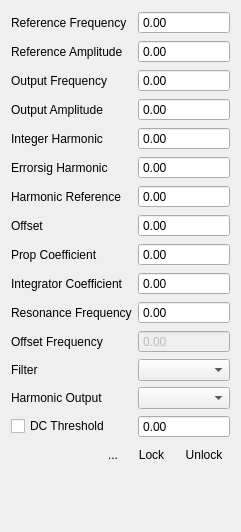
<?xml version="1.0" encoding="UTF-8"?>
<ui version="4.0">
 <class>Form</class>
 <widget class="QWidget" name="Form">
  <property name="geometry">
   <rect>
    <x>0</x>
    <y>0</y>
    <width>241</width>
    <height>532</height>
   </rect>
  </property>
  <property name="windowTitle">
   <string>Form</string>
  </property>
  <layout class="QGridLayout" name="gridLayout">
   <item row="11" column="1">
    <widget class="MagnitudeSpinBox" name="magResonanceFreq">
     <property name="sizePolicy">
      <sizepolicy hsizetype="MinimumExpanding" vsizetype="Fixed">
       <horstretch>0</horstretch>
       <verstretch>0</verstretch>
      </sizepolicy>
     </property>
     <property name="buttonSymbols">
      <enum>QAbstractSpinBox::NoButtons</enum>
     </property>
    </widget>
   </item>
   <item row="10" column="1">
    <widget class="MagnitudeSpinBox" name="magICoeff">
     <property name="sizePolicy">
      <sizepolicy hsizetype="MinimumExpanding" vsizetype="Fixed">
       <horstretch>0</horstretch>
       <verstretch>0</verstretch>
      </sizepolicy>
     </property>
     <property name="buttonSymbols">
      <enum>QAbstractSpinBox::NoButtons</enum>
     </property>
    </widget>
   </item>
   <item row="3" column="0">
    <widget class="QLabel" name="label_2">
     <property name="text">
      <string>Output Frequency</string>
     </property>
     <property name="buddy">
      <cstring>magOutputFreq</cstring>
     </property>
    </widget>
   </item>
   <item row="4" column="0">
    <widget class="QLabel" name="label_5">
     <property name="text">
      <string>Output Amplitude</string>
     </property>
     <property name="buddy">
      <cstring>magOutputAmpl</cstring>
     </property>
    </widget>
   </item>
   <item row="3" column="1">
    <widget class="MagnitudeSpinBox" name="magOutputFreq">
     <property name="sizePolicy">
      <sizepolicy hsizetype="MinimumExpanding" vsizetype="Fixed">
       <horstretch>0</horstretch>
       <verstretch>0</verstretch>
      </sizepolicy>
     </property>
     <property name="buttonSymbols">
      <enum>QAbstractSpinBox::NoButtons</enum>
     </property>
    </widget>
   </item>
   <item row="4" column="1">
    <widget class="MagnitudeSpinBox" name="magOutputAmpl">
     <property name="sizePolicy">
      <sizepolicy hsizetype="MinimumExpanding" vsizetype="Fixed">
       <horstretch>0</horstretch>
       <verstretch>0</verstretch>
      </sizepolicy>
     </property>
     <property name="buttonSymbols">
      <enum>QAbstractSpinBox::NoButtons</enum>
     </property>
    </widget>
   </item>
   <item row="17" column="0">
    <spacer name="verticalSpacer">
     <property name="orientation">
      <enum>Qt::Vertical</enum>
     </property>
     <property name="sizeHint" stdset="0">
      <size>
       <width>20</width>
       <height>40</height>
      </size>
     </property>
    </spacer>
   </item>
   <item row="9" column="0">
    <widget class="QLabel" name="label_6">
     <property name="text">
      <string>Prop Coefficient</string>
     </property>
     <property name="buddy">
      <cstring>magPCoeff</cstring>
     </property>
    </widget>
   </item>
   <item row="16" column="0" colspan="2">
    <layout class="QHBoxLayout" name="horizontalLayout">
     <item>
      <spacer name="horizontalSpacer">
       <property name="orientation">
        <enum>Qt::Horizontal</enum>
       </property>
       <property name="sizeHint" stdset="0">
        <size>
         <width>40</width>
         <height>20</height>
        </size>
       </property>
      </spacer>
     </item>
     <item>
      <widget class="QToolButton" name="autoLockButton">
       <property name="toolTip">
        <string>Auto Lock</string>
       </property>
       <property name="text">
        <string>...</string>
       </property>
       <property name="icon">
        <iconset resource="RepetitionRate.qrc">
         <normaloff>:/openicon/icons/lock-pink.png</normaloff>:/openicon/icons/lock-pink.png</iconset>
       </property>
       <property name="iconSize">
        <size>
         <width>24</width>
         <height>24</height>
        </size>
       </property>
       <property name="autoRaise">
        <bool>true</bool>
       </property>
      </widget>
     </item>
     <item>
      <widget class="QToolButton" name="lockButton">
       <property name="toolTip">
        <string>Manual Lock</string>
       </property>
       <property name="text">
        <string>Lock</string>
       </property>
       <property name="icon">
        <iconset resource="RepetitionRate.qrc">
         <normaloff>:/openicon/icons/lock-4.png</normaloff>:/openicon/icons/lock-4.png</iconset>
       </property>
       <property name="iconSize">
        <size>
         <width>24</width>
         <height>24</height>
        </size>
       </property>
       <property name="autoRaise">
        <bool>true</bool>
       </property>
      </widget>
     </item>
     <item>
      <widget class="QToolButton" name="unlockButton">
       <property name="toolTip">
        <string>Unlock</string>
       </property>
       <property name="text">
        <string>Unlock</string>
       </property>
       <property name="icon">
        <iconset resource="RepetitionRate.qrc">
         <normaloff>:/openicon/icons/media-playback-stop-7.png</normaloff>:/openicon/icons/media-playback-stop-7.png</iconset>
       </property>
       <property name="iconSize">
        <size>
         <width>24</width>
         <height>24</height>
        </size>
       </property>
       <property name="autoRaise">
        <bool>true</bool>
       </property>
      </widget>
     </item>
    </layout>
   </item>
   <item row="14" column="1">
    <widget class="QComboBox" name="harmonicOutputCombo"/>
   </item>
   <item row="13" column="1">
    <widget class="QComboBox" name="filterCombo"/>
   </item>
   <item row="13" column="0">
    <widget class="QLabel" name="label_9">
     <property name="text">
      <string>Filter</string>
     </property>
    </widget>
   </item>
   <item row="12" column="0">
    <widget class="QLabel" name="label_12">
     <property name="text">
      <string>Offset Frequency</string>
     </property>
    </widget>
   </item>
   <item row="2" column="1">
    <widget class="MagnitudeSpinBox" name="magReferenceAmpl">
     <property name="sizePolicy">
      <sizepolicy hsizetype="MinimumExpanding" vsizetype="Fixed">
       <horstretch>0</horstretch>
       <verstretch>0</verstretch>
      </sizepolicy>
     </property>
     <property name="buttonSymbols">
      <enum>QAbstractSpinBox::NoButtons</enum>
     </property>
    </widget>
   </item>
   <item row="12" column="1">
    <widget class="MagnitudeSpinBox" name="magOffsetFreq">
     <property name="enabled">
      <bool>false</bool>
     </property>
     <property name="sizePolicy">
      <sizepolicy hsizetype="MinimumExpanding" vsizetype="Fixed">
       <horstretch>0</horstretch>
       <verstretch>0</verstretch>
      </sizepolicy>
     </property>
     <property name="readOnly">
      <bool>true</bool>
     </property>
     <property name="buttonSymbols">
      <enum>QAbstractSpinBox::NoButtons</enum>
     </property>
    </widget>
   </item>
   <item row="1" column="0">
    <widget class="QLabel" name="label">
     <property name="text">
      <string>Reference Frequency</string>
     </property>
     <property name="buddy">
      <cstring>magReferenceFreq</cstring>
     </property>
    </widget>
   </item>
   <item row="2" column="0">
    <widget class="QLabel" name="label_4">
     <property name="text">
      <string>Reference Amplitude</string>
     </property>
     <property name="buddy">
      <cstring>magReferenceAmpl</cstring>
     </property>
    </widget>
   </item>
   <item row="8" column="1">
    <widget class="MagnitudeSpinBox" name="magOffset">
     <property name="sizePolicy">
      <sizepolicy hsizetype="MinimumExpanding" vsizetype="Fixed">
       <horstretch>0</horstretch>
       <verstretch>0</verstretch>
      </sizepolicy>
     </property>
     <property name="buttonSymbols">
      <enum>QAbstractSpinBox::NoButtons</enum>
     </property>
    </widget>
   </item>
   <item row="5" column="1">
    <widget class="MagnitudeSpinBox" name="magHarmonic">
     <property name="sizePolicy">
      <sizepolicy hsizetype="MinimumExpanding" vsizetype="Fixed">
       <horstretch>0</horstretch>
       <verstretch>0</verstretch>
      </sizepolicy>
     </property>
     <property name="buttonSymbols">
      <enum>QAbstractSpinBox::NoButtons</enum>
     </property>
    </widget>
   </item>
   <item row="10" column="0">
    <widget class="QLabel" name="label_7">
     <property name="text">
      <string>Integrator Coefficient</string>
     </property>
     <property name="buddy">
      <cstring>magICoeff</cstring>
     </property>
    </widget>
   </item>
   <item row="9" column="1">
    <widget class="MagnitudeSpinBox" name="magPCoeff">
     <property name="sizePolicy">
      <sizepolicy hsizetype="MinimumExpanding" vsizetype="Fixed">
       <horstretch>0</horstretch>
       <verstretch>0</verstretch>
      </sizepolicy>
     </property>
     <property name="buttonSymbols">
      <enum>QAbstractSpinBox::NoButtons</enum>
     </property>
    </widget>
   </item>
   <item row="1" column="1">
    <widget class="MagnitudeSpinBox" name="magReferenceFreq">
     <property name="sizePolicy">
      <sizepolicy hsizetype="MinimumExpanding" vsizetype="Fixed">
       <horstretch>0</horstretch>
       <verstretch>0</verstretch>
      </sizepolicy>
     </property>
     <property name="buttonSymbols">
      <enum>QAbstractSpinBox::NoButtons</enum>
     </property>
    </widget>
   </item>
   <item row="8" column="0">
    <widget class="QLabel" name="label_8">
     <property name="text">
      <string>Offset</string>
     </property>
     <property name="buddy">
      <cstring>magOffset</cstring>
     </property>
    </widget>
   </item>
   <item row="14" column="0">
    <widget class="QLabel" name="label_10">
     <property name="text">
      <string>Harmonic Output</string>
     </property>
    </widget>
   </item>
   <item row="11" column="0">
    <widget class="QLabel" name="label_11">
     <property name="text">
      <string>Resonance Frequency</string>
     </property>
    </widget>
   </item>
   <item row="15" column="1">
    <widget class="MagnitudeSpinBox" name="magDCThreshold">
     <property name="sizePolicy">
      <sizepolicy hsizetype="MinimumExpanding" vsizetype="Fixed">
       <horstretch>0</horstretch>
       <verstretch>0</verstretch>
      </sizepolicy>
     </property>
     <property name="buttonSymbols">
      <enum>QAbstractSpinBox::NoButtons</enum>
     </property>
    </widget>
   </item>
   <item row="15" column="0">
    <widget class="QCheckBox" name="dcThresholdBox">
     <property name="text">
      <string>DC Threshold</string>
     </property>
    </widget>
   </item>
   <item row="5" column="0">
    <widget class="QLabel" name="label_13">
     <property name="text">
      <string>Integer Harmonic</string>
     </property>
     <property name="buddy">
      <cstring>magOutputAmpl</cstring>
     </property>
    </widget>
   </item>
   <item row="6" column="0">
    <widget class="QLabel" name="label_14">
     <property name="text">
      <string>Errorsig Harmonic</string>
     </property>
     <property name="buddy">
      <cstring>magOutputAmpl</cstring>
     </property>
    </widget>
   </item>
   <item row="6" column="1">
    <widget class="MagnitudeSpinBox" name="magErrorsigHarmonic">
     <property name="sizePolicy">
      <sizepolicy hsizetype="MinimumExpanding" vsizetype="Fixed">
       <horstretch>0</horstretch>
       <verstretch>0</verstretch>
      </sizepolicy>
     </property>
     <property name="toolTip">
      <string>Errorsignal generated from this harmonic</string>
     </property>
     <property name="buttonSymbols">
      <enum>QAbstractSpinBox::NoButtons</enum>
     </property>
    </widget>
   </item>
   <item row="7" column="0">
    <widget class="QLabel" name="label_15">
     <property name="text">
      <string>Harmonic Reference</string>
     </property>
     <property name="buddy">
      <cstring>magOutputAmpl</cstring>
     </property>
    </widget>
   </item>
   <item row="7" column="1">
    <widget class="MagnitudeSpinBox" name="magHarmonicReference">
     <property name="sizePolicy">
      <sizepolicy hsizetype="MinimumExpanding" vsizetype="Fixed">
       <horstretch>0</horstretch>
       <verstretch>0</verstretch>
      </sizepolicy>
     </property>
     <property name="toolTip">
      <string>frequency shift from additional mixing step</string>
     </property>
     <property name="buttonSymbols">
      <enum>QAbstractSpinBox::NoButtons</enum>
     </property>
    </widget>
   </item>
  </layout>
 </widget>
 <customwidgets>
  <customwidget>
   <class>MagnitudeSpinBox</class>
   <extends>QDoubleSpinBox</extends>
   <header>uiModules.MagnitudeSpinBox</header>
  </customwidget>
 </customwidgets>
 <tabstops>
  <tabstop>magReferenceFreq</tabstop>
  <tabstop>magReferenceAmpl</tabstop>
  <tabstop>magOutputFreq</tabstop>
  <tabstop>magOutputAmpl</tabstop>
  <tabstop>magHarmonic</tabstop>
  <tabstop>magOffset</tabstop>
  <tabstop>magPCoeff</tabstop>
  <tabstop>magICoeff</tabstop>
  <tabstop>lockButton</tabstop>
  <tabstop>unlockButton</tabstop>
 </tabstops>
 <resources>
  <include location="RepetitionRate.qrc"/>
 </resources>
 <connections/>
</ui>
